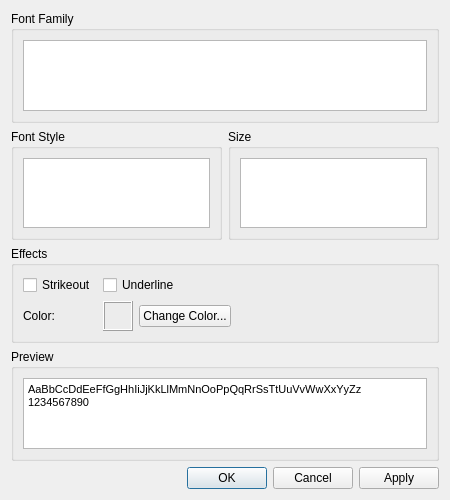
<?xml version="1.0" encoding="UTF-8"?>
<ui version="4.0">
 <class>FontDialog</class>
 <widget class="QDialog" name="FontDialog">
  <property name="geometry">
   <rect>
    <x>0</x>
    <y>0</y>
    <width>450</width>
    <height>500</height>
   </rect>
  </property>
  <property name="windowTitle">
   <string>Font Settings</string>
  </property>
  <property name="modal">
   <bool>true</bool>
  </property>
  <layout class="QVBoxLayout" name="verticalLayout">
   <item>
    <widget class="QGroupBox" name="fontFamilyGroup">
     <property name="title">
      <string>Font Family</string>
     </property>
     <layout class="QVBoxLayout" name="fontFamilyLayout">
      <item>
       <widget class="QListView" name="fontFamilyListView">
        <property name="alternatingRowColors">
         <bool>true</bool>
        </property>
       </widget>
      </item>
     </layout>
    </widget>
   </item>
   <item>
    <layout class="QHBoxLayout" name="fontOptionsLayout">
     <item>
      <widget class="QGroupBox" name="fontStyleGroup">
       <property name="title">
        <string>Font Style</string>
       </property>
       <layout class="QVBoxLayout" name="fontStyleLayout">
        <item>
         <widget class="QListView" name="fontStyleListView">
          <property name="alternatingRowColors">
           <bool>true</bool>
          </property>
         </widget>
        </item>
       </layout>
      </widget>
     </item>
     <item>
      <widget class="QGroupBox" name="fontSizeGroup">
       <property name="title">
        <string>Size</string>
       </property>
       <layout class="QVBoxLayout" name="fontSizeLayout">
        <item>
         <widget class="QListView" name="fontSizeListView">
          <property name="alternatingRowColors">
           <bool>true</bool>
          </property>
         </widget>
        </item>
       </layout>
      </widget>
     </item>
    </layout>
   </item>
   <item>
    <widget class="QGroupBox" name="fontEffectsGroup">
     <property name="title">
      <string>Effects</string>
     </property>
     <layout class="QGridLayout" name="effectsLayout">
      <item row="0" column="0">
       <widget class="QCheckBox" name="strikeoutCheckBox">
        <property name="text">
         <string>Strikeout</string>
        </property>
       </widget>
      </item>
      <item row="0" column="1">
       <widget class="QCheckBox" name="underlineCheckBox">
        <property name="text">
         <string>Underline</string>
        </property>
       </widget>
      </item>
      <item row="1" column="0">
       <widget class="QLabel" name="colorLabel">
        <property name="text">
         <string>Color:</string>
        </property>
       </widget>
      </item>
      <item row="1" column="1">
       <layout class="QHBoxLayout" name="colorLayout">
        <item>
         <widget class="QFrame" name="colorPreview">
          <property name="minimumSize">
           <size>
            <width>30</width>
            <height>30</height>
           </size>
          </property>
          <property name="maximumSize">
           <size>
            <width>30</width>
            <height>30</height>
           </size>
          </property>
          <property name="autoFillBackground">
           <bool>false</bool>
          </property>
          <property name="frameShape">
           <enum>QFrame::Box</enum>
          </property>
          <property name="frameShadow">
           <enum>QFrame::Raised</enum>
          </property>
         </widget>
        </item>
        <item>
         <widget class="QPushButton" name="colorButton">
          <property name="text">
           <string>Change Color...</string>
          </property>
         </widget>
        </item>
        <item>
         <spacer name="colorSpacer">
          <property name="orientation">
           <enum>Qt::Horizontal</enum>
          </property>
          <property name="sizeHint" stdset="0">
           <size>
            <width>40</width>
            <height>20</height>
           </size>
          </property>
         </spacer>
        </item>
       </layout>
      </item>
     </layout>
    </widget>
   </item>
   <item>
    <widget class="QGroupBox" name="previewGroup">
     <property name="title">
      <string>Preview</string>
     </property>
     <layout class="QVBoxLayout" name="previewLayout">
      <item>
       <widget class="QTextEdit" name="previewTextEdit">
        <property name="readOnly">
         <bool>true</bool>
        </property>
        <property name="html">
         <string>&lt;!DOCTYPE HTML PUBLIC &quot;-//W3C//DTD HTML 4.0//EN&quot; &quot;http://www.w3.org/TR/REC-html40/strict.dtd&quot;&gt;
&lt;html&gt;&lt;head&gt;&lt;meta name=&quot;qrichtext&quot; content=&quot;1&quot; /&gt;&lt;style type=&quot;text/css&quot;&gt;
p, li { white-space: pre-wrap; }
&lt;/style&gt;&lt;/head&gt;&lt;body style=&quot; font-family:'MS Shell Dlg 2'; font-size:8.25pt; font-weight:400; font-style:normal;&quot;&gt;
&lt;p style=&quot; margin-top:0px; margin-bottom:0px; margin-left:0px; margin-right:0px; -qt-block-indent:0; text-indent:0px;&quot;&gt;AaBbCcDdEeFfGgHhIiJjKkLlMmNnOoPpQqRrSsTtUuVvWwXxYyZz 1234567890&lt;/p&gt;&lt;/body&gt;&lt;/html&gt;</string>
        </property>
       </widget>
      </item>
     </layout>
    </widget>
   </item>
   <item>
    <widget class="QDialogButtonBox" name="buttonBox">
     <property name="orientation">
      <enum>Qt::Horizontal</enum>
     </property>
     <property name="standardButtons">
      <set>QDialogButtonBox::Apply|QDialogButtonBox::Cancel|QDialogButtonBox::Ok</set>
     </property>
    </widget>
   </item>
  </layout>
 </widget>
 <resources/>
 <connections>
  <connection>
   <sender>buttonBox</sender>
   <signal>accepted()</signal>
   <receiver>FontDialog</receiver>
   <slot>accept()</slot>
   <hints>
    <hint type="sourcelabel">
     <x>224</x>
     <y>480</y>
    </hint>
    <hint type="destinationlabel">
     <x>224</x>
     <y>249</y>
    </hint>
   </hints>
  </connection>
  <connection>
   <sender>buttonBox</sender>
   <signal>rejected()</signal>
   <receiver>FontDialog</receiver>
   <slot>reject()</slot>
   <hints>
    <hint type="sourcelabel">
     <x>224</x>
     <y>480</y>
    </hint>
    <hint type="destinationlabel">
     <x>224</x>
     <y>249</y>
    </hint>
   </hints>
  </connection>
 </connections>
</ui> 
